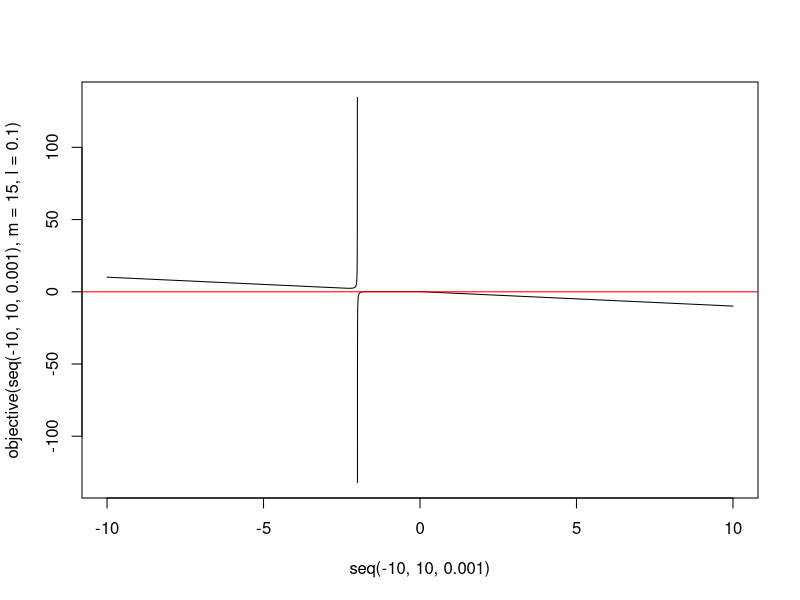

Generate this figure with R:
objective <- function(x, m, l) {
    return(l - ((x * (x + 1)**m) / ((x + 1)**m + 1)))
}


bisection <- function(func, x_l, x_r, tol = 1e-5, ...) {
    # test conditions for algorithm
    if (x_l >= x_r) {
        stop("x_l !< x_r \n")
    }

    if (func(x_l, ...) * func(x_r, ...) > 0) {
        stop("f(x_l) * f(x_r) > 0 \n")
    }

    iter <- 1
    while ((x_r - x_l) > tol) {
        x_m <- (x_r + x_l) / 2
        f_x_m <- func(x_m, ...)

        if (f_x_m == 0) {
            return(
                list(
                    iterations = iter,
                    convergence = "Achieved",
                    root = x_m,
                    func.root = f_x_m
                )
            )
        } else if (func(x_l, ...) * func(x_m, ...) < 0) {
            x_r <- x_m
        } else {
            x_l <- x_m
        }
        iter <- iter + 1
        cat(iter, ":", x_l, "< root <", x_r, "\n")
    }
    return(
        list(
            iterations = iter,
            convergence = "Achieved",
            root = (x_r + x_l) / 2,
            func.root = func(((x_r + x_l) / 2), ...)
        )
    )
}

# calculate roots
bisection(objective, -10, 10, m = 15, l = 0.1)

# plot function
plot(
    seq(-10, 10, 1e-3),
    objective(seq(-10, 10, 1e-3), m = 15, l = 0.1),
    type = "l"
)
abline(h = 0, col = "red")

# verify results
uniroot(objective, interval = c(-10, 10), l = 0.1, m = 15)